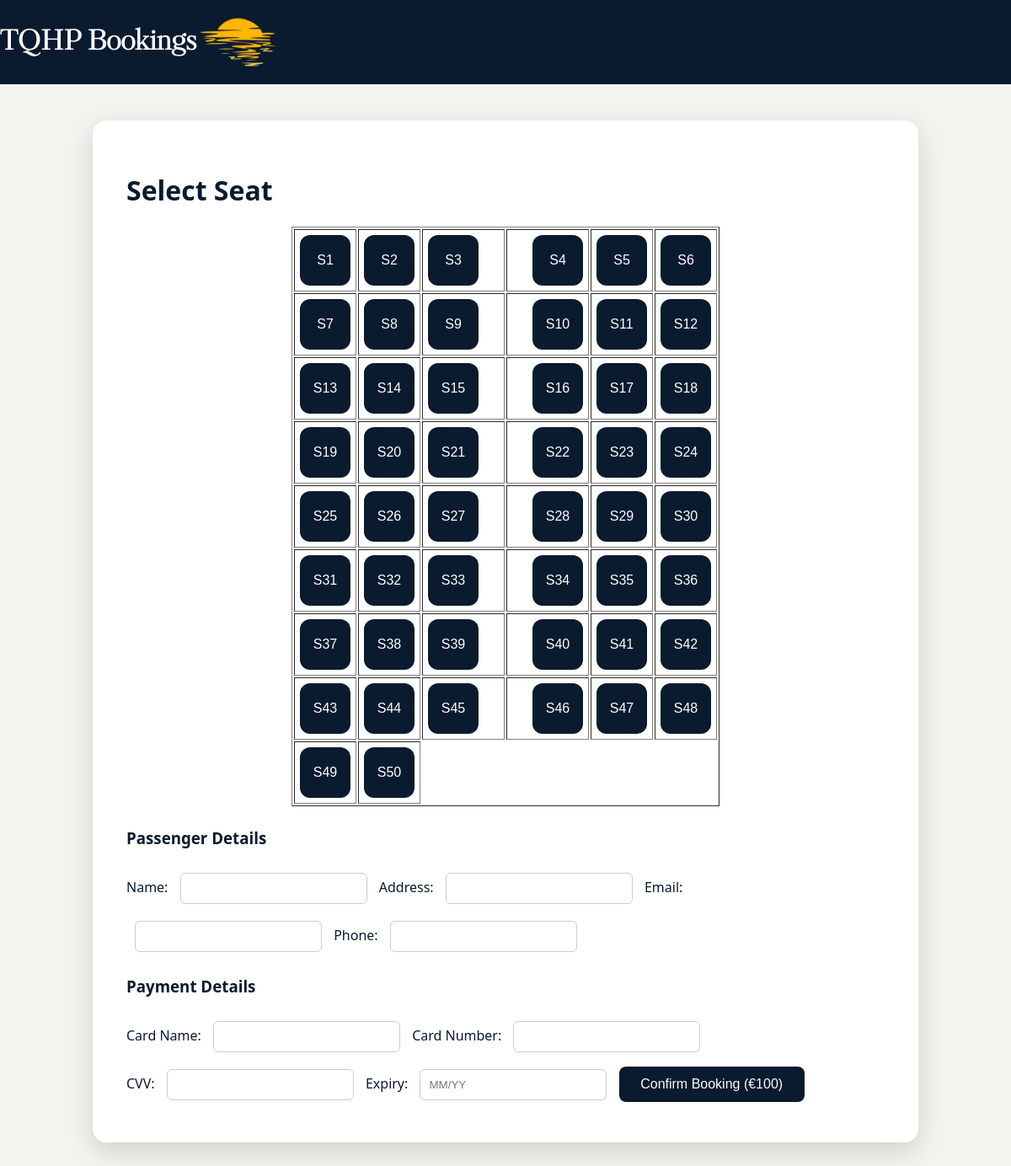
The app's page /selectSeat/10, older data.
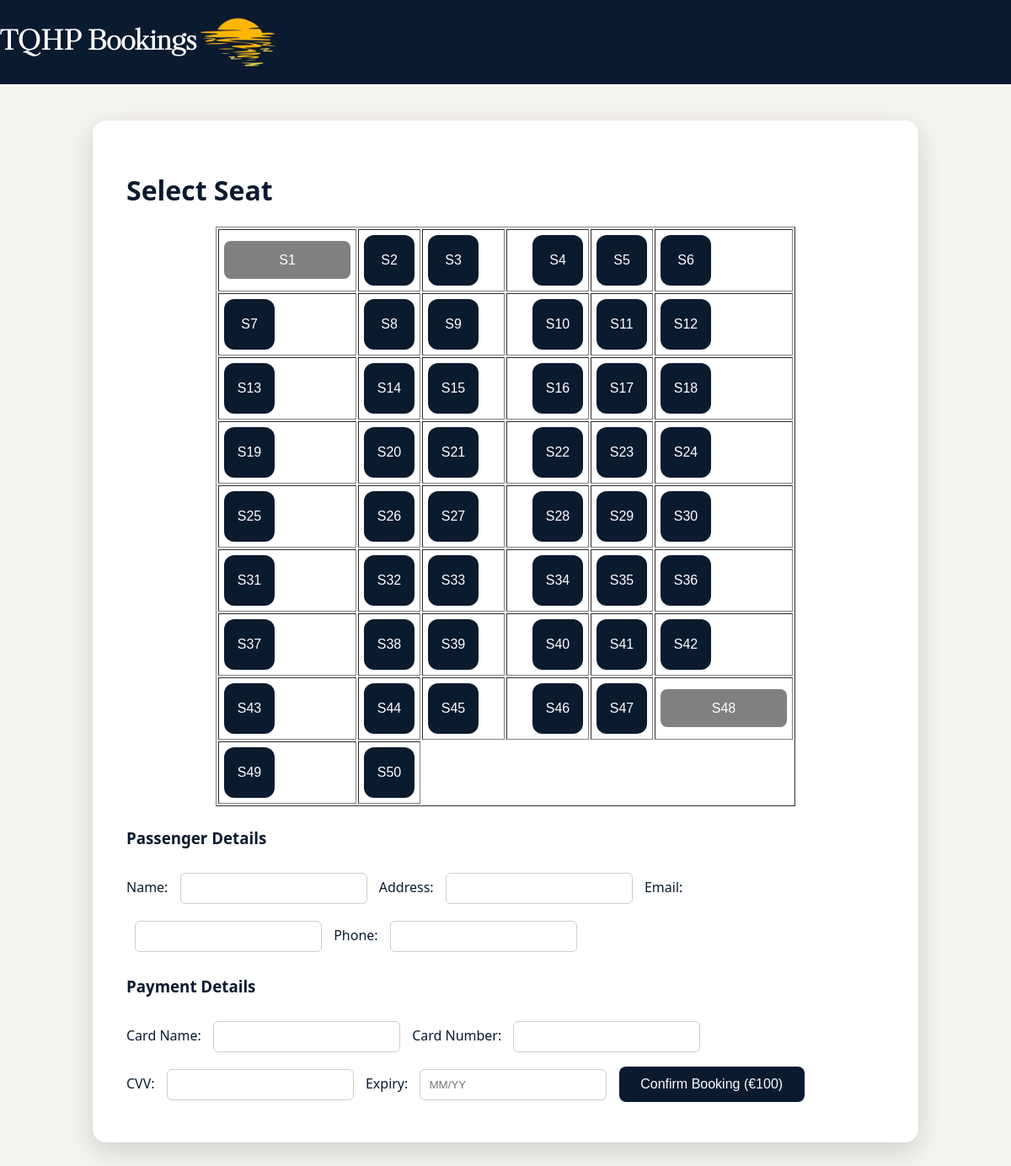
The same page, newer data.
### tables this page shows
CREATE TABLE Seat (
    seatID INTEGER PRIMARY KEY AUTOINCREMENT,
    seatNumber TEXT,
    seatCost INTEGER NOT NULL,
    bookingID INTEGER,
    flightNumber INTEGER NOT NULL,
    FOREIGN KEY (bookingID) REFERENCES Booking(bookingID),
    FOREIGN KEY (flightNumber) REFERENCES Flight(flightNumber)
);

### app.py (the view)
@app.route("/selectSeat/<int:flightID>")
def selectSeat(flightID):
    conn = getDbConnection()
    seats = conn.execute("""
        SELECT seatID, seatNumber, bookingID
        FROM Seat
        WHERE flightNumber = ?
    """, (flightID,)).fetchall()
    conn.close()
    return render_template("selectSeat.html", seats=seats, flightID=flightID)

### app.py (called while the page is built)
def getDbConnection():
    conn = sqlite3.connect("AirPlaneSystem.db")
    conn.row_factory = sqlite3.Row
    return conn

### templates/selectSeat.html (shortened to what this page needs)
<!DOCTYPE html>
<html lang="en">
<head>
    <link rel="stylesheet" href="{{ url_for('static', filename='selectSeat.css') }}">
</head>
<body>
    <div class="topBar">
                <h1>
            TQHP Bookings</h1>
            <img id="logo" src="{{ url_for('static', filename='Images/sunset logo.png') }}">
    </div>
<div class="seat-container">
    <h1> Select Seat</h1>
<table border="1">
<tr>
{% for seat in seats %}
<td>
{% if seat.bookingID == None %}
<button type="button" class = "seatButton" onclick="selectSeat('{{ seat.seatID }}', this)">
{{ seat.seatNumber }}
</button>
{% else %}
<button class = "seatButton-booked"disabled style="background-color: grey;">
{{ seat.seatNumber }}
</button>
{% endif %}
</td>
{% if loop.index % 6 == 0 %}
</tr><tr>
{% endif %}
{% endfor %}
</tr>
</table>
<form id = "paymentForm"method="POST" action="/addBooking">
<h3>Passenger Details</h3>
Name:
<input type="text" name="customerName" required>
Address:
<input type="text" name="customerAddress" required>
Email:
<input type="email" name="customerEmail" required>
Phone:
<input type="text" name="customerPhoneNum" minlength = "10" maxlength = "10"required>
<h3>Payment Details</h3>
Card Name:
<input type="text" id = "creditCardName"  name="creditCardName" required>
Card Number:
<input type="text" id="creditCardNumber"name="creditCardNumber" minlength = "16" maxlength = "16" required>
<br>
CVV:
<input type="text" id="creditCardCvv"name="creditCardCvv" minlength = "3"maxlength = "3" required>
Expiry:
<input type="text" id ="creditCardExpiry" name="creditCardExpiry" placeholder="MM/YY" required>
<button type="submit" onclick="return checkSeat()">Confirm Booking (€100)</button>
</form>
</div>
</body>
</html>

### static/selectSeat.css (style rules this page uses)
body { margin: 0; font-family: 'Segoe UI', Arial, sans-serif; background: #f5f3ef; color: #0A1A2F; }
.topBar { background: #0A1A2F; color: white; font-size: 16px; display: flex; align-items: center; justify-content: flex-start; border-bottom: 3px solid white; height: 20%; font-family: 'KudryashevDisplay'; }
#logo { height: 100px; width: auto; }
button { width: 220px; padding: 12px; font-size: 16px; border-radius: 8px; border: none; background: #0A1A2F; color: white; cursor: pointer; transition: 0.2s; }
.seat-container { background: white; width: 900px; margin: 40px auto; padding: 40px; border-radius: 16px; box-shadow: 0 10px 30px rgba(0,0,0,0.15); }
.seat-container input { padding: 10px; margin: 10px; width: 200px; border-radius: 6px; border: 1px solid #ccc; }
.seatButton { width: 60px; height: 60px; border-radius: 12px; border: none; background: #0A1A2F; color: white; font-size: 16px; cursor: pointer; transition: 0.25s ease; }
.seat-container table { margin-bottom: 25px; }
td:nth-child(3) { padding-right: 30px; }
td:nth-child(4) { padding-left: 30px; }
td { padding: 6px; }
td button { width: 150px; height: 45px; }
table { margin: auto; }

Row changes from the older to the newer data that the page shows:
changed Seat (number 1 of 50 on the later page): bookingID empty → 16 (drawn)
changed Seat (number 48 of 50 on the later page): bookingID empty → 17 (drawn)
